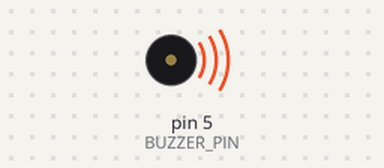
Recording of a sketch running on a simulated Arduino Uno, built with avr-gcc and run on an emulated ATmega328P. Shown: buzzer (waves = sounding).

Above: at 0.2 s.
Timing chart, 0 to 3.0 s (numbered marks = the images above):
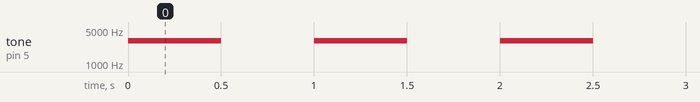

Measured:
- by itself, tone on pin 5 (BUZZER_PIN): alternates 3000 Hz for 0.50 s and silent for 0.50 s

The sketch:

Buzzer.ino
```cpp
// Buzzer with tone().
// sketch created by Črtomir Juren
#include "Buzzer.h"

#define BUZZER_PIN 5

Buzzer buzzer(BUZZER_PIN, 3000);

void setup() {
    buzzer.init();
}

void loop() {
    buzzer.toggle();
    delay(500);
}
```

Buzzer.cpp
```cpp
/**************************************
 * @file    Buzzer.cpp
 * @brief   implementation for Buzzer class
 * @author  Črtomir Juren
 * @version 1.0 18/4/22
 **************************************/

# include "Buzzer.h"

/* class contructor */
Buzzer::Buzzer(byte pin, unsigned int frequency){
    this->pin = pin; //_pin = pin;
    this->frequency = frequency; //_pin = pin;
    state = LOW;
}

/* initialization method */
void Buzzer::init(){
    pinMode(pin, OUTPUT);
}

void Buzzer::setFrequency(unsigned int frequency){
    // convert user input 0-100[%] -> 0-255
    // brightness = map(brightness, 0, 100, 0, 255);

    // store to class attribute
    this->frequency = frequency;
}

/* on method */
void Buzzer::on(){
    state = HIGH;
    tone(pin, frequency);
}

/* off method */
void Buzzer::off(){
    state = LOW;
    noTone(pin);
}

//  abstracting, so code is written in higher language
bool Buzzer::isOn(){
    // if state is HIGH, than return true
    return (state == HIGH);
}

void Buzzer::toggle(){
    if (isOn()){
        off();
    }
    else{
        on();
    }
}
```

Buzzer.h
```cpp
/**************************************
 * @file    Buzzer.h
 * @brief   interface for Led class
 * @author  Črtomir Juren
 * @version 1.0 18/4/22
 **************************************/

#ifndef BUZZER_H
#define BUZZER_H

#include <Arduino.h>

class Buzzer
{
private:
    /* attributes */
    byte pin;
    bool state;
    unsigned int frequency;

    /* private methods */
    bool isOn();

public:
    /* constructor */
    Buzzer() {}

    /* constructor ovverides */
    Buzzer(byte pin, unsigned int frequency);

    /* methods */
    // init the pin for LED, call this in setup()
    void init();

    // power on
    void on();
    //power off
    void off();
    //power on/off, depending on previous state
    void toggle();

    // set frequency
    void setFrequency(unsigned int frequency);
};

#endif
```
